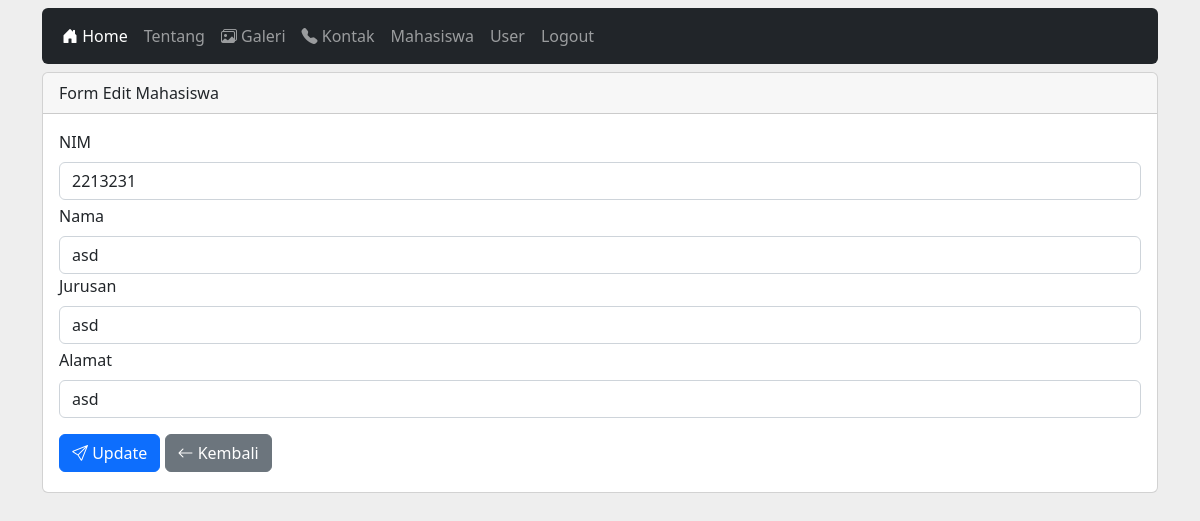
Page /public/index.php?page=mahasiswa_edit&nim=2213231 (signed in) on the committed database.
### tables this page shows
CREATE TABLE `mahasiswa` (
  `nim` varchar(15) NOT NULL,
  `nama` varchar(100) NOT NULL,
  `jurusan` varchar(100) NOT NULL,
  `alamat` varchar(200) NOT NULL
);

### public/content/mahasiswa_edit.php (the view)
<?php if (isset($_GET['nim'])) : ?>
    <?php
    $nim = $_GET['nim'];
    $cari = $con->query("SELECT * FROM mahasiswa WHERE nim = '$nim'");
    $data = $cari->fetch();
    ?>
    <div class="row mt-2">
        <div class="col-12 mx-auto">
            <div class="card">
                <div class="card-header">
                    Form Edit Mahasiswa
                </div>
                <div class="card-body">
                    <form action="index.php?page=mahasiswa_update" method="POST">
                        <div class="mb-1">
                            <label class="form-label" for="">NIM</label>
                            <input type="text" name="nim" class="form-control" placeholder="Masukan NIM Anda" value="<?= $data['nim'] ?>" readonly>
                        </div>
                        <div class="mb-">
                            <label class="form-label" for="">Nama</label>
                            <input type="text" name="nama" class="form-control" placeholder="Masukan Nama Anda" value="<?= $data['nama'] ?>">
                        </div>
                        <div class="mb-1">
                            <label class="form-label" for="">Jurusan</label>
                            <input type="text" name="jurusan" class="form-control" placeholder="Masukan Jurusan Anda" value="<?= $data['jurusan'] ?>">
                        </div>
                        <div class="mb-3">
                            <label class="form-label" for="">Alamat</label>
                            <input type="text" name="alamat" class="form-control" placeholder="Masukan Alamat.." value="<?= $data['alamat'] ?>">
                        </div>
                        <div class="mb-1">
                            <button type="submit" class="btn btn-primary"><i class="bi bi-send"></i> Update</button>
                            <a href="index.php?page=mahasiswa" class="btn btn-secondary"><i class="bi bi-arrow-left"></i> Kembali</a>
                        </div>
                    </form>
                </div>
            </div>
        </div>
    </div>
<?php endif; ?>

### public/index.php (style rules this page uses)
body { background-color: #eee; }

### rows in the picture
mahasiswa: nim "2213231", nama "asd", jurusan "asd", alamat "asd"
